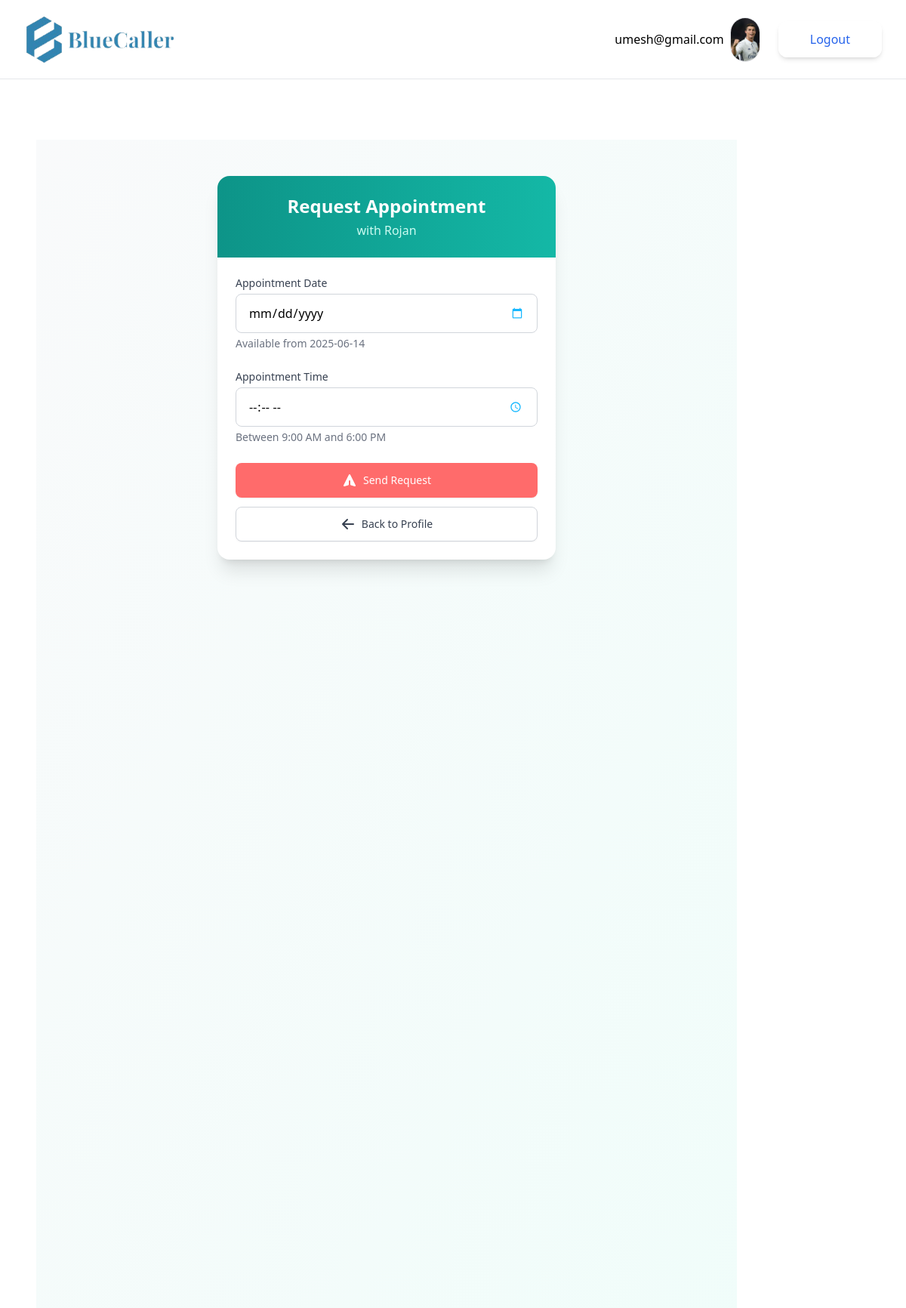
Screenshot of /worker/appoint/23 (signed in) with the database file from the repository.
### accounts/models.py (models this page shows, shortened)
class CustomUser(AbstractUser):
    middle_name = models.CharField(max_length=150, blank=True, null=True)
    contact_no = models.CharField(max_length=20, blank=True, null=True)
    pass

### jobs/models.py (models this page shows, shortened)
class Customer(models.Model):
    owner=models.OneToOneField(User,on_delete=models.CASCADE)
    name=models.CharField(max_length=50)
    phone_number=PhoneNumberField(region="NP", unique=True)
    profile_pic=models.ImageField(upload_to="profiles/", blank=True)
    latitude = models.CharField(max_length=20,null=True,blank=True)
    longitude = models.CharField(max_length=20,null=True,blank=True)

class Worker(models.Model):
    owner = models.OneToOneField(User, on_delete=models.CASCADE)
    name = models.CharField(max_length=50)
    phone_number = PhoneNumberField(region="NP", unique=True)
    tagline = models.CharField(max_length=100)
    bio = models.TextField(blank=True)
    profile_pic = models.ImageField(upload_to="profiles/", blank=True)
    verified = models.BooleanField(default=False)
    citizenship_image = models.ImageField(upload_to='citizenship/', blank=True, null=True)
    certificate_file = models.FileField(upload_to='certificates/', blank=True, null=True)
    latitude = models.CharField(max_length=20, null=True, blank=True)
    longitude = models.CharField(max_length=20, null=True, blank=True)
    appointed = models.BooleanField(default=False)
    appointment_date = models.DateTimeField(null=True, blank=True)
    average_rating = models.DecimalField(max_digits=3, decimal_places=2, default=0.00)
    total_ratings = models.PositiveIntegerField(default=0)
    rating_count = models.PositiveIntegerField(default=0)

### jobs/views.py (the view, shortened to what this page needs)
# urls.py: path('worker/appoint/<int:worker_id>',views.appoint_worker, name='appoint-worker'),
@login_required
def appoint_worker(request, worker_id):
    worker = get_object_or_404(Worker, id=worker_id)
    customer = get_object_or_404(Customer, owner=request.user)
    return render(request, 'jobs/appointment_request.html', {
        'worker': worker,
        'min_date': datetime.now().strftime('%Y-%m-%d'),  # Set min date for date picker
    })

### jobs/templates/jobs/appointment_request.html (shortened to what this page needs)
{% extends 'jobs/_base.html' %}
{% block content %}
<div class="min-h-screen bg-gradient-to-br from-gray-50 to-teal-50 py-12 px-4 sm:px-6 lg:px-8">
  <div class="max-w-md mx-auto">
    <div class="bg-white rounded-2xl shadow-xl overflow-hidden transition-all duration-300 hover:shadow-2xl">
      <div class="bg-gradient-to-r from-teal-600 to-teal-500 p-6">
        <h2 class="text-2xl font-bold text-white text-center">Request Appointment</h2>
        <p class="mt-1 text-teal-100 text-center">with {{ worker.name }}</p>
      </div>
      <div class="p-6">
        <form method="post">
          <div class="space-y-6">
            <div>
              <label for="appointment_date" class="block text-sm font-medium text-gray-700 mb-1">
                Appointment Date
              </label>
              <input
                type="date"
                id="appointment_date"
                name="appointment_date"
                min="{{ min_date }}"
                required
                class="w-full px-4 py-3 rounded-lg border border-gray-300 focus:ring-2 focus:ring-teal-500 focus:border-teal-500 transition-all duration-200 hover:border-teal-400"
              >
              <p class="mt-1 text-sm text-gray-500">Available from {{ min_date }}</p>
            </div>
            <div>
              <label for="appointment_time" class="block text-sm font-medium text-gray-700 mb-1">
                Appointment Time
              </label>
              <input
                type="time"
                id="appointment_time"
                name="appointment_time"
                min="09:00"
                max="18:00"
                required
                class="w-full px-4 py-3 rounded-lg border border-gray-300 focus:ring-2 focus:ring-teal-500 focus:border-teal-500 transition-all duration-200 hover:border-teal-400"
              >
              <p class="mt-1 text-sm text-gray-500">Between 9:00 AM and 6:00 PM</p>
            </div>
            <div class="space-y-3">
              <button
                type="submit"
                class="w-full flex justify-center items-center py-3 px-4 border border-transparent rounded-lg shadow-sm text-sm font-medium text-white bg-coral-500 hover:bg-coral-600 focus:outline-none focus:ring-2 focus:ring-offset-2 focus:ring-coral-400 transition-all duration-200 transform hover:-translate-y-0.5"
              >
                <svg xmlns="http://www.w3.org/2000/svg" class="h-5 w-5 mr-2" viewBox="0 0 20 20" fill="currentColor">
                  <path d="M10.894 2.553a1 1 0 00-1.788 0l-7 14a1 1 0 001.169 1.409l5-1.429A1 1 0 009 15.571V11a1 1 0 112 0v4.571a1 1 0 00.725.962l5 1.428a1 1 0 001.17-1.408l-7-14z" />
                </svg>
                Send Request
              </button>
              <a
                href="{% url 'worker-detail' worker.id %}"
                class="w-full flex justify-center items-center py-3 px-4 border border-gray-300 rounded-lg shadow-sm text-sm font-medium text-gray-700 bg-white hover:bg-gray-50 focus:outline-none focus:ring-2 focus:ring-offset-2 focus:ring-teal-400 transition-all duration-200"
              >
                <svg xmlns="http://www.w3.org/2000/svg" class="h-5 w-5 mr-2" viewBox="0 0 20 20" fill="currentColor">
                  <path fill-rule="evenodd" d="M9.707 16.707a1 1 0 01-1.414 0l-6-6a1 1 0 010-1.414l6-6a1 1 0 011.414 1.414L5.414 9H17a1 1 0 110 2H5.414l4.293 4.293a1 1 0 010 1.414z" clip-rule="evenodd" />
                </svg>
                Back to Profile
              </a>
            </div>
          </div>
        </form>
      </div>
    </div>
  </div>
</div>
{% endblock %}

### jobs/templates/jobs/_base.html (shortened to what this page needs)
{% load static %}
<!DOCTYPE html>
<html lang="en">
<head>
    <script src="https://cdn.tailwindcss.com"></script>
</head>
<body>
    <div class=" w-full max-w-7xl mx-auto">
        <div class="flex flex-col max-w-screen-xl p-5 mx-auto md:items-center md:justify-between md:flex-row md:px-6 lg:px-8 border-b">
            <div class="flex flex-row items-center justify-between lg:justify-start">
                <a href="{% url 'worker-list' %}" class="flex items-center">
                    <img src="{% static 'landing/img/logo/logo1.png' %}" alt="BlueCaller Logo" class="h-16 w-auto mr-4" />
                </a>
            </div>
            <nav class="flex-col items-center flex-grow hidden pb-4 md:pb-0 md:flex md:justify-end md:flex-row lg:pl-2">
                <div class="inline-flex items-center gap-2 list-none lg:ml-auto">
                    {% if user.is_authenticated %}
                    <p>{{user.email}}</p>
                    {% if user.customer.profile_pic %}
                    <img class="w-10 border rounded-full mr-4" src="{{ user.customer.profile_pic.url }}" alt="Profile pic">
                    {% endif %}
                    <form action="{% url 'account_logout' %}" method="POST">
                        <button type="submit" class="items-center block px-10 py-2.5 text-base font-medium text-center text-blue-600 transition duration-500 ease-in-out transform border-2 border-white shadow-md rounded-xl focus:outline-none focus:ring-2 focus:ring-offset-2 focus:ring-gray-500">Logout</button>
                    </form>
                    {% endif %}
                </div>
            </nav>
        </div>
        <div class="container p-12">
            {% block content %}
            {% endblock content %}
        </div>
    </div>
</body>
</html>

### jobs/templates/jobs/appointment_request.html (style rules this page uses)
.bg-coral-500 { background-color: #FF6B6B; }
.transition-all { transition-property: all; transition-timing-function: cubic-bezier(0.4, 0, 0.2, 1); }

### rows the page displays
CustomUser: email "umesh@gmail.com", customer.profile_pic (picture)
Worker: name "Rojan"
